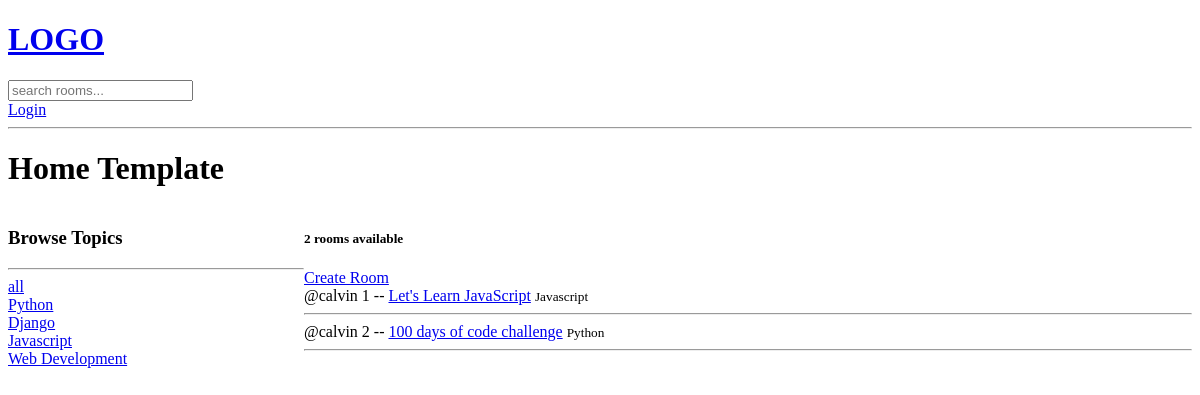
Before: / with the older database file.
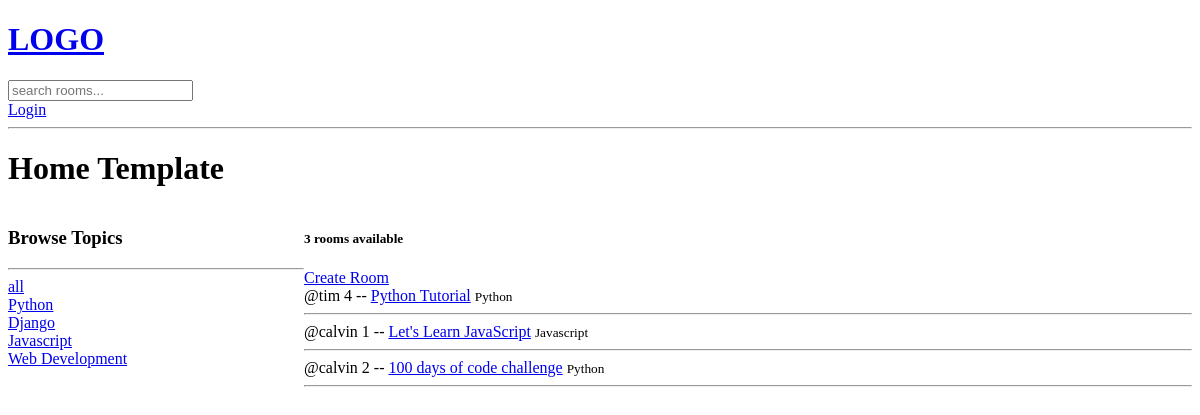
After: the same page with the newer database file.
### base/models.py (models this page shows, shortened)
class Topic(models.Model):
    name = models.CharField(max_length=200)

class Room(models.Model):
    host = models.ForeignKey(User, on_delete=models.SET_NULL, null=True)
    topic = models.ForeignKey('Topic', on_delete=models.SET_NULL, null=True)
    name = models.CharField(max_length=200)
    description = models.TextField(null=True, blank=True)
    updated = models.DateTimeField(auto_now=True)
    create = models.DateTimeField(auto_now_add=True)
    class Meta:
        ordering = ['-updated', '-create']

### base/views.py (the view)
# urls.py: path('', views.home, name="home"),
def home(request):
    q = request.GET.get('q')
    if(q != None): q
    else: q = ''
    rooms = Room.objects.filter(
        Q(topic__name__contains=q) |
        Q(name__icontains=q) |
        Q(description__icontains=q))
    topics = Topic.objects.all()
    room_count = rooms.count()
    context = {'rooms': rooms , 'topics': topics, 'room_count' : room_count }
    return render(request, 'base/home.html', context )

### base/templates/base/home.html (shortened to what this page needs)
{% extends 'main.html' %} {% block content %}
<h1>Home Template</h1>
<div class="home-container">
  <div>
    <h3>Browse Topics</h3>
    <hr />
    <div>
      <a href="{% url 'home' %}"> all </a>
    </div>
    {% for topic in topics %}
    <div>
      <a href="{% url 'home' %}?q={{topic.name}}"> {{topic.name}} </a>
    </div>
    {% endfor %}
  </div>
  <div>
    <h5>{{room_count}} rooms available</h5>
    <a href="{% url 'create-room' %}"> Create Room </a>
    <div>
      {% for room in rooms %}
      <div>
        <span>@{{room.host.username}} </span>
        {{room.id}} -- <a href="{% url 'room' room.id %}"> {{room.name}}</a>
        <small>{{room.topic.name}} </small>
        <hr />
      </div>
      {% endfor %}
    </div>
  </div>
</div>
{% endblock %}

### templates/main.html (shortened to what this page needs)
<!DOCTYPE html>
<html lang="en">
  <head>
  </head>
  <body>
    {% include 'navbar.html' %}
    {% block content %} {% endblock %}
  </body>
</html>

### templates/navbar.html
<a href="/">
  <h1>LOGO</h1>
</a>
<form method="GET" action="{% url 'home' %}">
  <input type="text" name="q" placeholder="search rooms... " />
</form>
{% if request.user.is_authenticated %}
<p>Hello, {{request.user}}</p>
<a href="{% url 'logout' %}"> Logout </a>
{%else%}
<a href="{% url 'login' %}">Login </a>
{% endif %}
<hr />

### base/templates/base/home.html (style rules this page uses)
.home-container { display: grid; grid-template-columns: 1fr 3fr; }

Changed rows visible on the page:
added Room: host.username "tim", id "4", name "Python Tutorial", topic.name "Python"
Other visible differences:
{{ room_count }}: "2" → "3"
